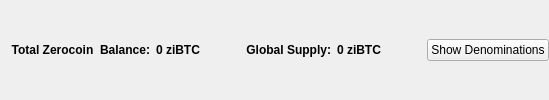
                       <widget class="QFrame" name="balanceSupplyFrame">
                        <layout class="QHBoxLayout" name="horizontalLayout_2" stretch="0,0,0,1,0">
                         <property name="rightMargin">
                          <number>0</number>
                         </property>
                         <item>
                          <layout class="QHBoxLayout" name="horizontalLayout_34">
                           <item>
                            <widget class="QLabel" name="labelzAvailableText_3">
                             <property name="font">
                              <font>
                               <weight>75</weight>
                               <bold>true</bold>
                              </font>
                             </property>
                             <property name="toolTip">
                              <string>Total Balance including unconfirmed and immature ziBTC</string>
                             </property>
                             <property name="text">
                              <string>Total Zerocoin  Balance:</string>
                             </property>
                             <property name="alignment">
                              <set>Qt::AlignRight|Qt::AlignTrailing|Qt::AlignVCenter</set>
                             </property>
                            </widget>
                           </item>
                           <item>
                            <widget class="QLabel" name="labelzAvailableAmount_4">
                             <property name="minimumSize">
                              <size>
                               <width>40</width>
                               <height>0</height>
                              </size>
                             </property>
                             <property name="font">
                              <font>
                               <weight>75</weight>
                               <bold>true</bold>
                              </font>
                             </property>
                             <property name="toolTip">
                              <string>Total Balance including unconfirmed and immature ziBTC</string>
                             </property>
                             <property name="text">
                              <string>0 ziBTC</string>
                             </property>
                             <property name="alignment">
                              <set>Qt::AlignLeading|Qt::AlignLeft|Qt::AlignVCenter</set>
                             </property>
                            </widget>
                           </item>
                          </layout>
                         </item>
                         <item>
                          <spacer name="horizontalSpacer_32">
                           <property name="orientation">
                            <enum>Qt::Horizontal</enum>
                           </property>
                           <property name="sizeHint" stdset="0">
                            <size>
                             <width>40</width>
                             <height>20</height>
                            </size>
                           </property>
                          </spacer>
                         </item>
                         <item>
                          <layout class="QHBoxLayout" name="horizontalLayout_35">
                           <item>
                            <widget class="QLabel" name="labelZsupplyText_2">
                             <property name="font">
                              <font>
                               <weight>75</weight>
                               <bold>true</bold>
                              </font>
                             </property>
                             <property name="text">
                              <string>Global Supply:</string>
                             </property>
                             <property name="alignment">
                              <set>Qt::AlignRight|Qt::AlignTrailing|Qt::AlignVCenter</set>
                             </property>
                            </widget>
                           </item>
                           <item>
                            <widget class="QLabel" name="labelZsupplyAmount_2">
                             <property name="font">
                              <font>
                               <weight>75</weight>
                               <bold>true</bold>
                              </font>
                             </property>
                             <property name="text">
                              <string>0 ziBTC</string>
                             </property>
                            </widget>
                           </item>
                          </layout>
                         </item>
                         <item>
                          <spacer name="horizontalSpacer_31">
                           <property name="orientation">
                            <enum>Qt::Horizontal</enum>
                           </property>
                           <property name="sizeHint" stdset="0">
                            <size>
                             <width>40</width>
                             <height>20</height>
                            </size>
                           </property>
                          </spacer>
                         </item>
                         <item>
                          <widget class="QPushButton" name="pushButtonShowDenoms">
                           <property name="toolTip">
                            <string>Show ziBTC denominations list</string>
                           </property>
                           <property name="text">
                            <string>Show Denominations</string>
                           </property>
                          </widget>
                         </item>
                        </layout>
                       </widget>
